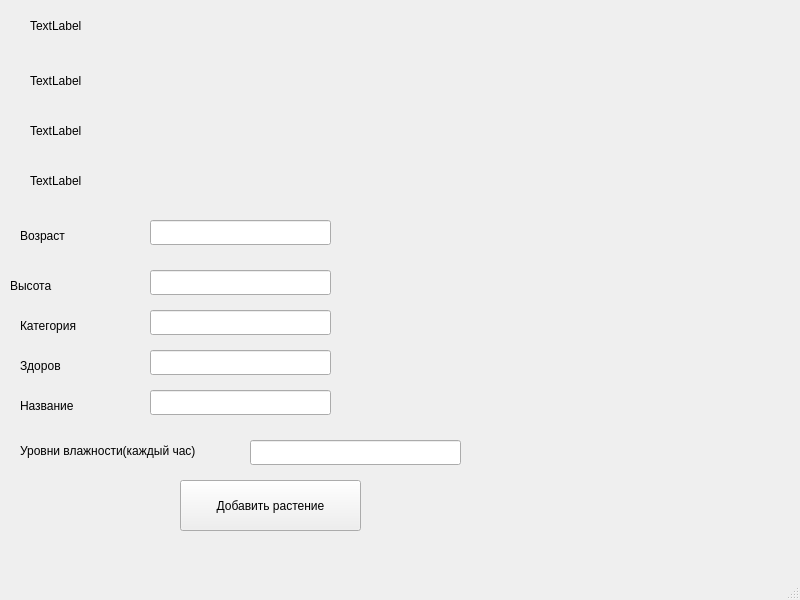
<?xml version="1.0" encoding="UTF-8"?>
<ui version="4.0">
 <class>MainWindow</class>
 <widget class="QMainWindow" name="MainWindow">
  <property name="geometry">
   <rect>
    <x>0</x>
    <y>0</y>
    <width>800</width>
    <height>600</height>
   </rect>
  </property>
  <property name="windowTitle">
   <string>MainWindow</string>
  </property>
  <widget class="QWidget" name="centralwidget">
   <widget class="QLabel" name="label">
    <property name="geometry">
     <rect>
      <x>30</x>
      <y>10</y>
      <width>351</width>
      <height>31</height>
     </rect>
    </property>
    <property name="text">
     <string>TextLabel</string>
    </property>
   </widget>
   <widget class="QLabel" name="label_2">
    <property name="geometry">
     <rect>
      <x>30</x>
      <y>60</y>
      <width>321</width>
      <height>41</height>
     </rect>
    </property>
    <property name="text">
     <string>TextLabel</string>
    </property>
   </widget>
   <widget class="QLabel" name="label_3">
    <property name="geometry">
     <rect>
      <x>30</x>
      <y>110</y>
      <width>321</width>
      <height>41</height>
     </rect>
    </property>
    <property name="text">
     <string>TextLabel</string>
    </property>
   </widget>
   <widget class="QLabel" name="label_4">
    <property name="geometry">
     <rect>
      <x>30</x>
      <y>160</y>
      <width>321</width>
      <height>41</height>
     </rect>
    </property>
    <property name="text">
     <string>TextLabel</string>
    </property>
   </widget>
   <widget class="QLineEdit" name="lineEdit">
    <property name="geometry">
     <rect>
      <x>150</x>
      <y>220</y>
      <width>181</width>
      <height>25</height>
     </rect>
    </property>
   </widget>
   <widget class="QLabel" name="label_5">
    <property name="geometry">
     <rect>
      <x>20</x>
      <y>220</y>
      <width>101</width>
      <height>31</height>
     </rect>
    </property>
    <property name="text">
     <string>Возраст</string>
    </property>
   </widget>
   <widget class="QLabel" name="label_6">
    <property name="geometry">
     <rect>
      <x>10</x>
      <y>270</y>
      <width>101</width>
      <height>31</height>
     </rect>
    </property>
    <property name="text">
     <string>Высота</string>
    </property>
   </widget>
   <widget class="QLineEdit" name="lineEdit_2">
    <property name="geometry">
     <rect>
      <x>150</x>
      <y>270</y>
      <width>181</width>
      <height>25</height>
     </rect>
    </property>
   </widget>
   <widget class="QLabel" name="label_7">
    <property name="geometry">
     <rect>
      <x>20</x>
      <y>310</y>
      <width>101</width>
      <height>31</height>
     </rect>
    </property>
    <property name="text">
     <string>Категория</string>
    </property>
   </widget>
   <widget class="QLineEdit" name="lineEdit_3">
    <property name="geometry">
     <rect>
      <x>150</x>
      <y>310</y>
      <width>181</width>
      <height>25</height>
     </rect>
    </property>
   </widget>
   <widget class="QLabel" name="label_8">
    <property name="geometry">
     <rect>
      <x>20</x>
      <y>350</y>
      <width>101</width>
      <height>31</height>
     </rect>
    </property>
    <property name="text">
     <string>Здоров</string>
    </property>
   </widget>
   <widget class="QLineEdit" name="lineEdit_4">
    <property name="geometry">
     <rect>
      <x>150</x>
      <y>350</y>
      <width>181</width>
      <height>25</height>
     </rect>
    </property>
   </widget>
   <widget class="QLabel" name="label_9">
    <property name="geometry">
     <rect>
      <x>20</x>
      <y>390</y>
      <width>101</width>
      <height>31</height>
     </rect>
    </property>
    <property name="text">
     <string>Название</string>
    </property>
   </widget>
   <widget class="QLineEdit" name="lineEdit_5">
    <property name="geometry">
     <rect>
      <x>150</x>
      <y>390</y>
      <width>181</width>
      <height>25</height>
     </rect>
    </property>
   </widget>
   <widget class="QLabel" name="label_10">
    <property name="geometry">
     <rect>
      <x>20</x>
      <y>430</y>
      <width>281</width>
      <height>41</height>
     </rect>
    </property>
    <property name="text">
     <string>Уровни влажности(каждый час)</string>
    </property>
   </widget>
   <widget class="QLineEdit" name="lineEdit_6">
    <property name="geometry">
     <rect>
      <x>250</x>
      <y>440</y>
      <width>211</width>
      <height>25</height>
     </rect>
    </property>
   </widget>
   <widget class="QPushButton" name="pushButton">
    <property name="geometry">
     <rect>
      <x>180</x>
      <y>480</y>
      <width>181</width>
      <height>51</height>
     </rect>
    </property>
    <property name="text">
     <string>Добавить растение</string>
    </property>
   </widget>
  </widget>
  <widget class="QMenuBar" name="menubar">
   <property name="geometry">
    <rect>
     <x>0</x>
     <y>0</y>
     <width>800</width>
     <height>22</height>
    </rect>
   </property>
  </widget>
  <widget class="QStatusBar" name="statusbar"/>
 </widget>
 <resources/>
 <connections/>
</ui>
